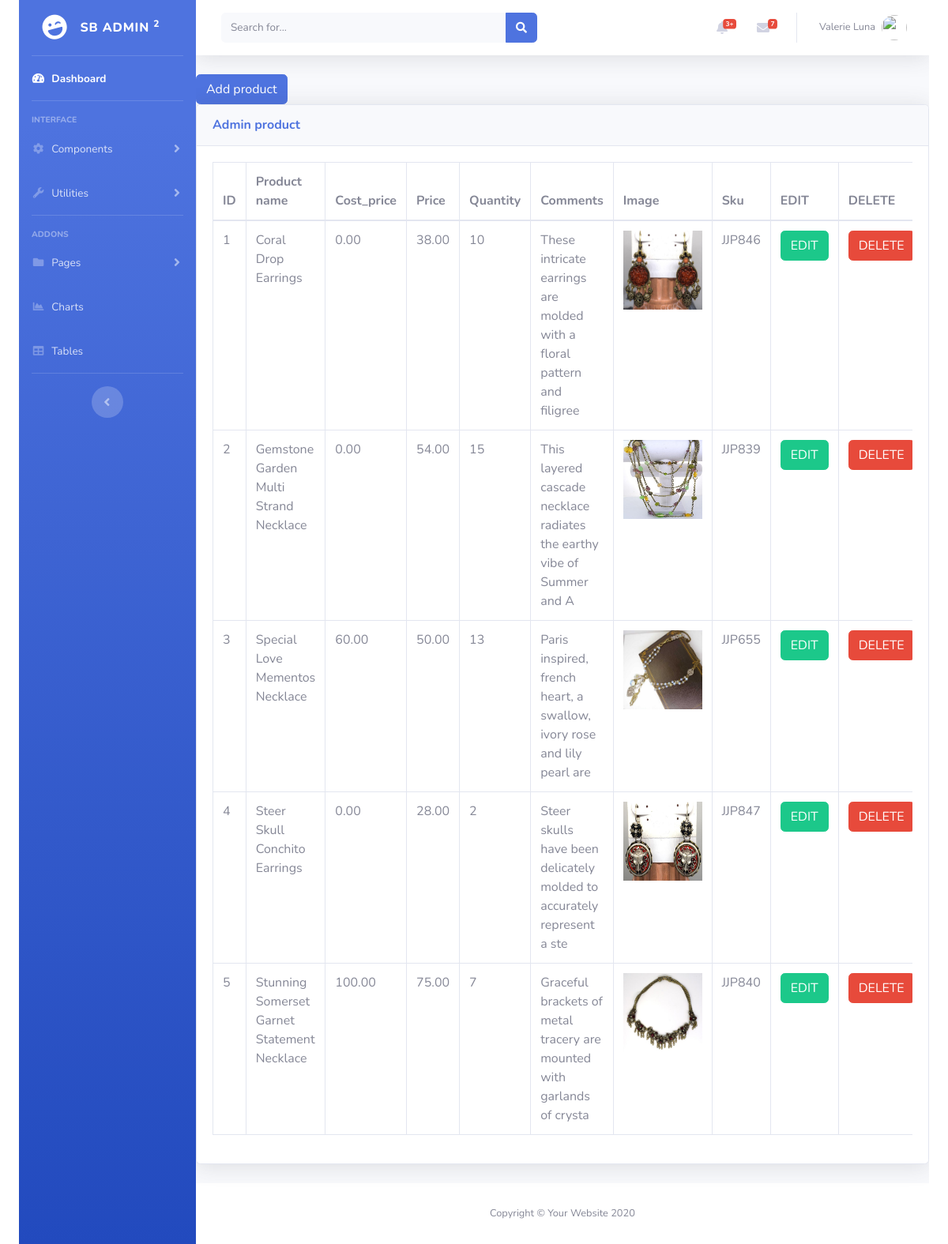
The page /admin/product_admin.php on the database its author committed.
### tables this page shows
CREATE TABLE products_detail(
	pro_detail_id INT(11) PRIMARY KEY AUTO_INCREMENT NOT NULL,
    pro_name VARCHAR(255) NOT NULL,
    cost_price decimal(15,2) DEFAULT '0.00',
    price decimal(15,2) NOT NULL DEFAULT '0.00',
    quantity INT(11) NOT NULL,
    comments VARCHAR(500) NOT NULL,
	image varchar(50) NOT NULL,
    sku VARCHAR(50) NOT NULL
);

### admin/product_admin.php (the view, shortened to what this page needs)
<!DOCTYPE html>
<html lang="en">
<head>
  <link rel="stylesheet" href="css/style.css">
  <link href="vendor/fontawesome-free/css/all.min.css" rel="stylesheet" type="text/css">
  <link href="css/sb-admin-2.min.css" rel="stylesheet">
</head>
<body>
<div class="container-fluid">
  <div id="wrapper">
    <?php include("include/navbar.php");?>
    <div id="content-wrapper" class="d-flex flex-column">
      <div id="content">
        <?php include('include/topbar.php');?>
        <button type="button" class="btn btn-primary" data-toggle="modal" data-target="#addproduct">
              Add product
        </button>
        <div class="card shadow mb-4">
          <div class="card-header py-3">
            <h6 class="m-0 font-weight-bold text-primary">Admin product</h6>
          </div>
          <div class="card-body">
            <div class="table-responsive">
              <?php
                $conn = mysqli_connect("localhost", "root", "", "thecoingiftshop");
                $query = "SELECT * FROM products_detail";
                $query_run = mysqli_query($conn, $query);
              ?>
              <table class="table table-bordered" id="dataTable" width="100%" cellspacing="0">
                <thead>
                  <tr>
                      <th> ID </th>
                      <th> Product name </th>
                      <th> Cost_price </th>
                      <th> Price </th>
                      <th> Quantity</th>
                      <th> Comments</th>
                      <th> Image</th>
                      <th> Sku</th>
                      <th> EDIT</th>
                      <th> DELETE</th>
                  </tr>
                </thead>
                <tbody>
                <?php
                if(mysqli_num_rows($query_run) > 0)
                {
                    while($row = mysqli_fetch_assoc($query_run))
                    {
                      ?>
                  <tr>
                    <td><?php  echo $row['pro_detail_id']; ?></td>
                    <td><?php  echo $row['pro_name']; ?></td>
                    <td><?php  echo $row['cost_price']; ?></td>
                    <td><?php  echo $row['price']; ?></td>
                    <td><?php  echo $row['quantity']; ?></td>
                    <td><?php  echo substr($row["comments"],0,70); ?></td>
                    <td class="pro_image_admin">
                        <img src="../image/<?php  echo $row['image'];?>" alt="">
                    </td>
                    <td><?php  echo $row['sku']; ?></td>
                    <td>
                        <form action="product_admin_edit.php" method="post">
                            <button  type="submit" name="edit_btn" class="btn btn-success"> EDIT</button>
                        </form>
                    </td>
                    <td>
                        <form action="code.php" method="post">
                          <button type="submit" name="delete_product_btn" class="btn btn-danger"> DELETE</button>
                        </form>
                    </td>
                  </tr>
                  <?php
                    }
                }
                else {
                    echo "No Record Found";
                }
                ?>
                </tbody>
              </table>
            </div>
          </div>
        </div>
</div>
  <footer class="sticky-footer bg-white">
    <div class="container my-auto">
      <div class="copyright text-center my-auto">
        <span>Copyright &copy; Your Website 2020</span>
      </div>
    </div>
  </footer>
</div>
</body>
</html>

### admin/css/style.css (style rules this page uses)
.pro_image_admin img { width: 100px; height: 100px; }

### rows shown on the page
products_detail: pro_detail_id "1", pro_name "Coral Drop Earrings", cost_price "0.00", price "38.00", quantity "10", comments "These intricate earrings are molded with a floral pattern and filigree", image (picture), sku "JJP846"
products_detail: pro_detail_id "2", pro_name "Gemstone Garden Multi Strand Necklace", cost_price "0.00", price "54.00", quantity "15", comments "This layered cascade necklace radiates the earthy vibe of Summer and A", image (picture), sku "JJP839"
products_detail: pro_detail_id "3", pro_name "Special Love Mementos Necklace", cost_price "60.00", price "50.00", quantity "13", comments "Paris inspired, french heart, a swallow, ivory rose and lily pearl are", image (picture), sku "JJP655"
products_detail: pro_detail_id "4", pro_name "Steer Skull Conchito Earrings", cost_price "0.00", price "28.00", quantity "2", comments "Steer skulls have been delicately molded to accurately represent a ste", image (picture), sku "JJP847"
products_detail: pro_detail_id "5", pro_name "Stunning Somerset Garnet Statement Necklace", cost_price "100.00", price "75.00", quantity "7", comments "Graceful brackets of metal tracery are mounted with garlands of crysta", image (picture), sku "JJP840"
